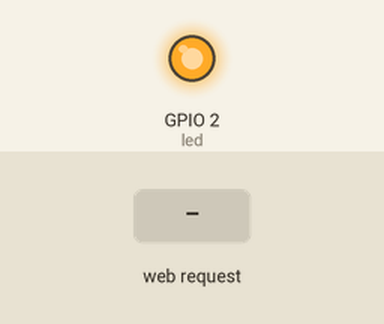
A program run on a simulated ESP8266 board running MicroPython. Parts: output pins drawn as LEDs (lit = HIGH, except the on-board LED, lit = LOW). Inputs (shaded band) come from the test bench. WiFi joins after 1.5 s; what the program prints to the serial console is not drawn.

Above: at 2.7 s.
2.8 s: HTTP request GET /toggle received
At 3.1 s:
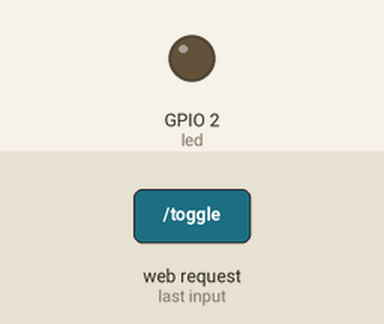
Timing chart, 0 to 5.8 s (numbered marks = the images above; inputs shaded):
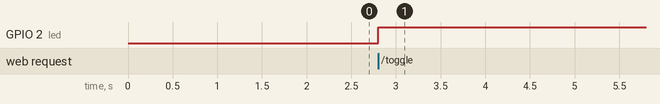

Measured:
- after the input at 2.8 s, GPIO 2 (led): LOW → HIGH at once

The program:

main.py
```python
import machine
import network
import socket

led = machine.Pin(2, machine.Pin.OUT)  # Assuming the LED is connected to GPIO pin 2

# Connect to your Wi-Fi network
ssid = "HUAWEI-BR4G-2G"
password = "PaRwGKd4"
station = network.WLAN(network.STA_IF)
station.active(True)
station.connect(ssid, password)

# Wait until connected to the Wi-Fi network
while not station.isconnected():
    pass


# Print the assigned IP address
print('Network config:', station.ifconfig())


# Define the HTML content for the web page
html = """
<!DOCTYPE html>
<html>
<head>
    <title>ESP8266 LED Control</title>
    <style>
        body {
            background-color: #ffffff; /* white background */
            text-align: center;
            font-family: Arial, sans-serif;
        }
        h1 {
            color: #008000; /* green color */
        }
        button {
            background-color: #008000; /* green button */
            color: #ffffff; /* text color of the button */
            padding: 10px 20px;
            border: none;
            border-radius: 5px;
            cursor: pointer;
            font-size: 16px;
            margin-top: 20px;
        }
    </style>
</head>
<body>
    <h1>Hello Slido</h1>
    <p>Click the button to toggle the LED</p>
    <button onclick="toggleLed()">Toggle LED</button>
    <script>
        function toggleLed() {
            var xhr = new XMLHttpRequest();
            xhr.open("GET", "/toggle", true);
            xhr.send();
        }
    </script>
</body>
</html>
"""

# Create a socket and bind it to a port
s = socket.socket(socket.AF_INET, socket.SOCK_STREAM)
s.bind(('', 80))
s.listen(5)


# Respond to requests
while True:
    conn, addr = s.accept()
    request = conn.recv(1024)
    request = str(request)

    if 'toggle' in request:
        led.value(not led.value())  # Toggle the LED state

    response = html
    conn.send(response)
    conn.close()
```
